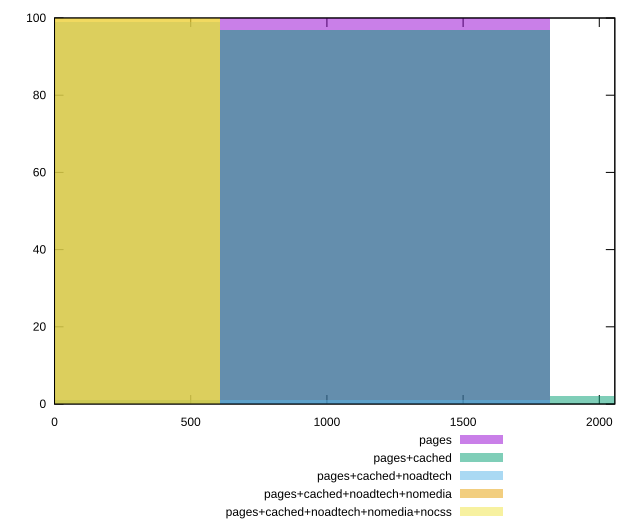

This figure's gnuplot source:
reset

$pages <<EOF
1213.0908743702958 100
EOF

$pagesCached <<EOF
2426.1817487405915 2
0 1
1213.0908743702958 97
EOF

$pagesCachedNoadtech <<EOF
1213.0908743702958 1
0 99
EOF

$pagesCachedNoadtechNomedia <<EOF
0 100
EOF

$pagesCachedNoadtechNomediaNocss <<EOF
0 100
EOF

set key outside below
set boxwidth 1213.0908743702958
set xrange [0:2057]
set yrange [0:100]
set trange [0:100]
set style fill transparent solid 0.5 noborder
set terminal svg size 640, 530 enhanced background rgb 'white'
set output "report_00019_2021-02-10T18-14-37.922Z//render-blocking-resources/comparison/histogram/all_raw.svg"

plot $pages title "pages" with boxes, \
     $pagesCached title "pages+cached" with boxes, \
     $pagesCachedNoadtech title "pages+cached+noadtech" with boxes, \
     $pagesCachedNoadtechNomedia title "pages+cached+noadtech+nomedia" with boxes, \
     $pagesCachedNoadtechNomediaNocss title "pages+cached+noadtech+nomedia+nocss" with boxes

reset
